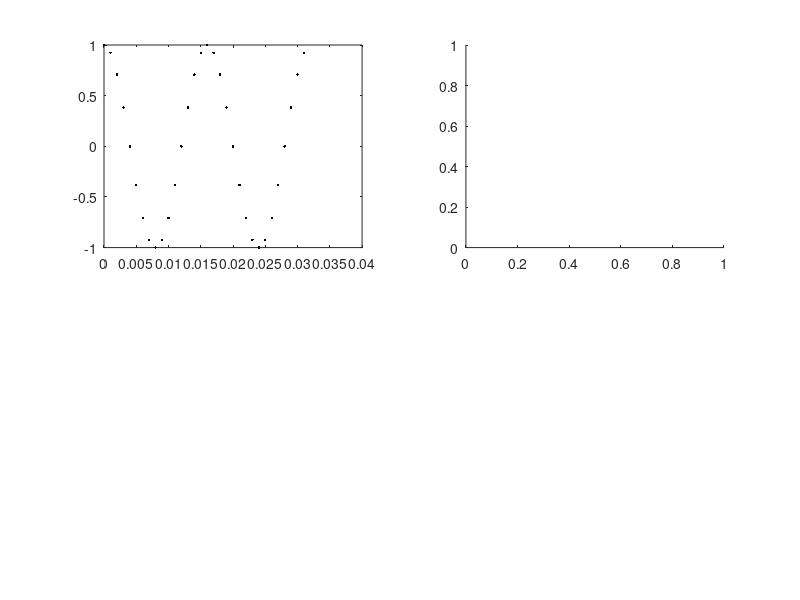

Write the MATLAB code that produced this figure. (Note: this script raises an error after producing the figure.)
% Chapter 2 Exercise 18
% Generate a sine wave, doubled measurement time
%
% Copyright: 
% Johan Schoukens, Rik Pintelon, and Yves Rolain 
% Vrije Universiteit Brussels, Pleinlaan 2, 1050 Brussels, Belgium
%
% 1 December 2010

clear all

% define the input variables
Ndata1=16                       % Number of data points in the first sine wave
Ndata2=2*Ndata1                 % Number of data points in the second sine wave
Ampl = 1                        % amplitude of the sine
phse=pi/2                       % phase of the sine
fSample=1000                    % sample frequency
fSine=fSample/Ndata1            % frequency of the sinewave, chosen to avoid leakage
Ts=1/fSample;                   % sample period
t=[0:Ndata2-1]*Ts;              % time vector
u=Ampl*sin(2*pi*fSine*t+phse);  % time signal
U=fft(u)/Ndata2;                % DFT
Lines2=[1:Ndata2]-1;            % DFT line numbers
f2=(Lines2)*fSample/Ndata2;     % frequency axis

% plot the results
FigNum=3
FntSz=12;
figure(FigNum)

subplot(2,2,1)
plot(t,u,'.k')
                            
subplot(2,2,2)
plot(f2,db(U),'+k')
axis([0 1000 -40 0])

subplot(2,2,3)
stem(Lines2,abs(U),'+k')
axis([0 16 0 1])
                             
subplot(2,2,4)
stem(f2,abs(U),'+k')
axis([0 1000 0 1])
                             
subplot(2,2,1)
DG_SetFontSize(FntSz,FigNum,1)
DG_SetTraceWidth(0.5,1,FigNum,1)
xlabel('Time (s)'),ylabel('y(t)')

subplot(2,2,2)
DG_SetFontSize(FntSz,FigNum,2)
DG_SetTraceWidth(0.5,1,FigNum,2)
title('DFT'),xlabel('Frequency (Hz)'),ylabel('Amplitude (dB)')

subplot(2,2,3)
DG_SetFontSize(FntSz,FigNum,3)
DG_SetTraceWidth(0.5,1,FigNum,3)
title('DFT'),xlabel('DFT Line Number'),ylabel('Amplitude (Linear)')

subplot(2,2,4)
DG_SetFontSize(FntSz,FigNum,4)
DG_SetTraceWidth(0.5,1,FigNum,4)
title('DFT'),xlabel('Frequency (Hz)'),ylabel('Amplitude (Linear)')

% export the plot
% DG_Init4PDF(gcf, 4.5);        % fixing the size, half standard height
% DG_MakePDF('FigSinus3.pdf', gcf);